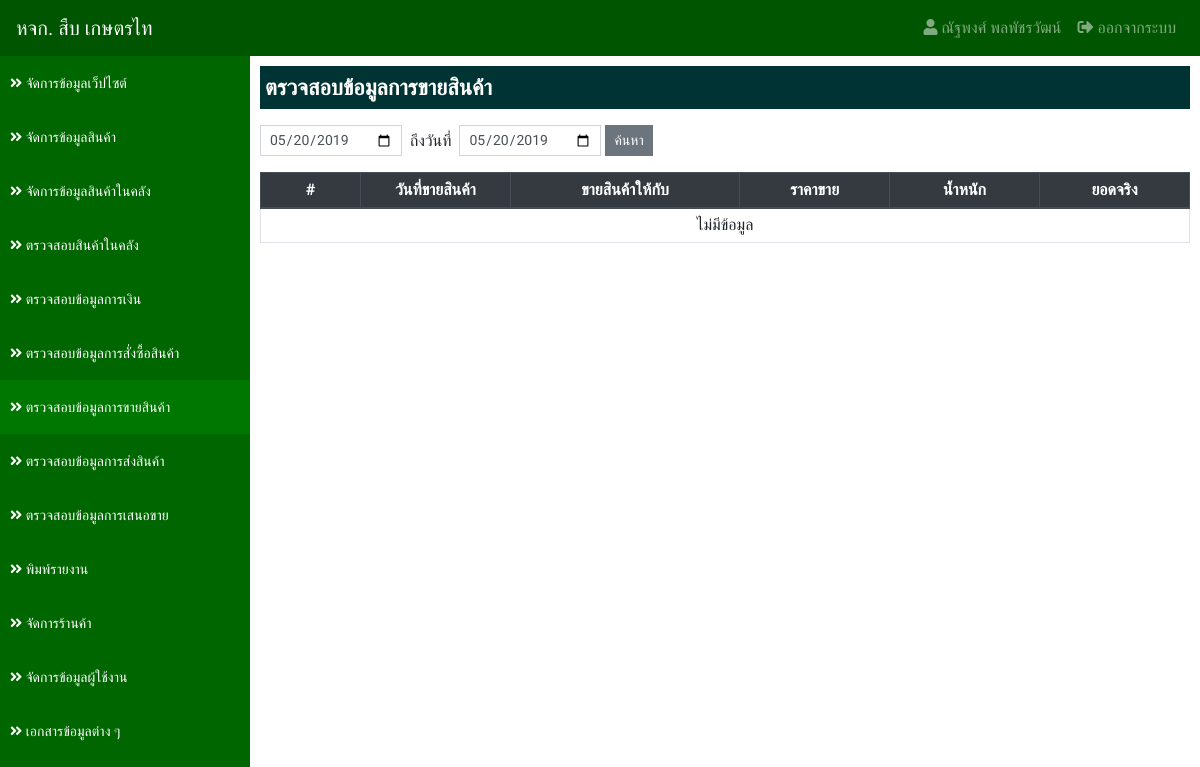
The page /?app=datatransfer&action=sale (signed in) on the database as committed earlier.
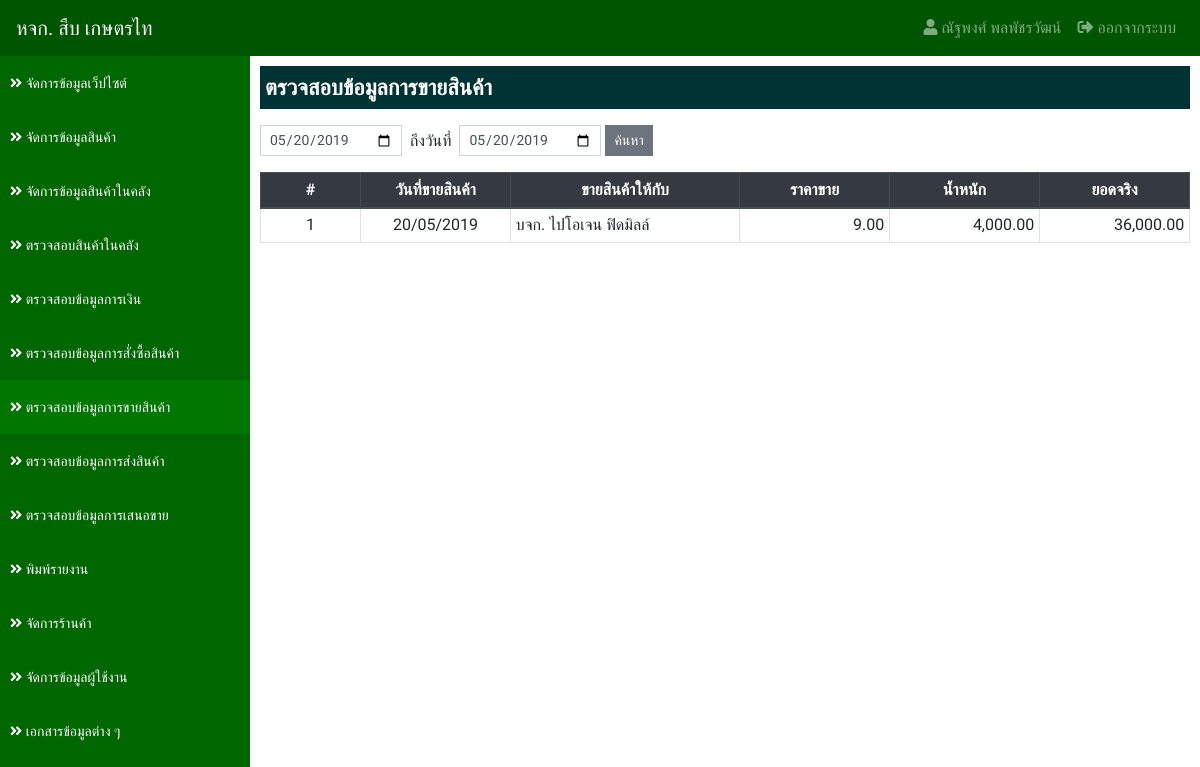
The same page on the database as committed later.
### tables this page shows
CREATE TABLE `lot_tb` (
  `lot_id` int(11) NOT NULL,
  `products_id` int(11) NOT NULL COMMENT 'รหัสสินค้า',
  `lot_date` date NOT NULL COMMENT 'วันที่ซื้อสินค้า',
  `lot_weight` decimal(10,2) NOT NULL COMMENT 'น้ำหนัก',
  `lot_price_buy` decimal(10,2) NOT NULL COMMENT 'ราคาซื้อ',
  `store_buy_id` int(11) NOT NULL COMMENT 'ซื้อกับ',
  `lot_note_buy` varchar(255) NOT NULL COMMENT 'หมายเหตุการซื้อสินค้า',
  `lot_price_sale` decimal(10,2) NOT NULL COMMENT 'ราคาขาย',
  `lot_date_sale` date NOT NULL COMMENT 'วันที่ขาย',
  `store_sale_id` int(11) NOT NULL COMMENT 'ขายให้กับ',
  `lot_note_sale` varchar(255) NOT NULL COMMENT 'หมายเหตุใบเสร็จรับเงิน',
  `store_order` int(11) NOT NULL COMMENT 'ร้านที่สั่งซื้อสินค้า',
  `lot_order_date` datetime NOT NULL COMMENT 'วันที่สั่งซื้อสินค้า',
  `lot_status` int(1) NOT NULL DEFAULT '1' COMMENT 'สถานะ 1.ยังไม่ได้ขาย 2.ขายแล้ว 3.ลบ 4.สั่งซื้อ',
  `lot_transfer` int(1) NOT NULL DEFAULT '1' COMMENT 'สถานะการส่ง 1.ยังไม่ได้ส่ง 2.ส่งเรียบร้อยแล้ว',
  `lot_transfer_date` date NOT NULL COMMENT 'วันที่ส่งสินค้า',
  `lot_note_transfer` varchar(255) NOT NULL COMMENT 'หมายเหตุการส่งสินค้า',
  `lot_other` decimal(10,2) NOT NULL COMMENT 'ค่ากรรมกร',
  `lot_payment` date NOT NULL COMMENT 'วันที่ชำระเงิน',
  `lot_fitby` int(11) NOT NULL COMMENT 'ผู้บันทึก',
  `lot_fitdate` datetime NOT NULL COMMENT 'บันทึกเมื่อ'
);

CREATE TABLE `store_tb` (
  `store_id` int(11) NOT NULL,
  `store_name` varchar(255) NOT NULL COMMENT 'ชื่อร้าน',
  `store_address` varchar(255) NOT NULL COMMENT 'ที่อยู่',
  `store_phone` varchar(100) NOT NULL COMMENT 'เบอร์โทรศัพท์',
  `store_tax` varchar(100) NOT NULL COMMENT 'เลขประจำตัวผู้เสียภาษี',
  `store_type` int(1) NOT NULL COMMENT 'ประเภทร้าน 1.เจ้าของร้าน 2.ร้านซื้อสินค้า 3.ร้านขายสินค้า',
  `store_status` int(1) NOT NULL COMMENT 'สถานะ 1.ใช้งาน 2.ปิดการใช้งาน 3.ลบ'
);

### applications/connect_db.php (called while the page is built, shortened)
<?php
    $serveName      = "localhost";
    $userConect     = "root";
    $passConnect    = "";
    $DB             = "sub_data";
    $conn           = new mysqli($serveName, $userConect, $passConnect, $DB);
    $conn->set_charset("utf8");
    function select_db($sql) {
        Global $conn;
        return $conn->query($sql);
    }
?>

### applications/datatransfer/sale.php (the view, shortened to what this page needs)
<?php
    if (empty($_POST['date_start']) && empty($_POST['date_end'])) {
        $dateStart = date('Y-m-d');
        $dateEnd = date('Y-m-d');
    } else {
        $dateStart = $_POST['date_start'];
        $dateEnd = $_POST['date_end'];
    }
    $result = select_db("
        SELECT
            lot_tb.*,
            store_tb.store_name
        FROM
            lot_tb
        INNER JOIN store_tb ON lot_tb.store_sale_id = store_tb.store_id
        WHERE
            lot_tb.lot_status  != '3' AND
            lot_date_sale BETWEEN '$dateStart 00:00:00' AND '$dateEnd 23:59:59'
        ORDER BY
            lot_date_sale ASC
    ");
?>
<div class="detail">
    <p class="title">ตรวจสอบข้อมูลการขายสินค้า</p>
    <form action="" class="form-inline" method="POST">
        <div class="input-group mb-3">
            <input type="date" name="date_start" value="<?=$dateStart?>" class="form-control form-control-sm">
            <div class="mt-1">&nbsp; ถึงวันที่ &nbsp;</div>
            <input type="date" name="date_end" value="<?=$dateEnd?>" class="form-control form-control-sm">&nbsp;
            <button type="submit" class="btn btn-secondary btn-sm">ค้นหา</button>
        </div>
    </form>
    <table class="table table-bordered table-hover table-sm">
        <thead class="thead-dark">
            <tr>
                <th class="text-center" style="width: 100px;">#</th>
                <th class="text-center" style="width: 150px;">วันที่ขายสินค้า</th>
                <th class="text-center">ขายสินค้าให้กับ</th>
                <th class="text-center" style="width: 150px;">ราคาขาย</th>
                <th class="text-center" style="width: 150px;">น้ำหนัก</th>
                <th class="text-center" style="width: 150px;">ยอดจริง</th>
            </tr>
        </thead>
        <tbody>
        <?php
            if ($result->num_rows > 0) {
                $i = 1;
                while($row = $result->fetch_assoc()) {
        ?>
            <tr>
                <td class="text-center"><?=$i?></td>
                <td class="text-center"><?=date_format(date_create($row['lot_date_sale']),"d/m/Y")?></td>
                <td><?=$row['store_name']?></td>
                <td class="text-right"><?=number_format($row['lot_price_sale'],2)?></td>
                <td class="text-right"><?=number_format($row['lot_weight'],2)?></td>
                <td class="text-right"><?=number_format($row['lot_weight']*$row['lot_price_sale'],2)?></td>
            </tr>
        <?php $i++;}} else { ?>
            <tr>
                <td class="text-center" colspan="6">ไม่มีข้อมูล</td>
            </tr>
        <?php } ?>
        </tbody>
    </table>
</div>

Rows that differ between the two databases and show on the page:
added lot_tb: lot_date_sale "20/05/2019", store_tb.store_name "บจก. ไปโอเจน ฟิดมิลล์", lot_price_sale "9.00", lot_weight "4,000.00", $row['lot_weight']*$row['lot_price_sale'] "36,000.00"
Other text that changed with them:
text no longer shown: "ไม่มีข้อมูล"
